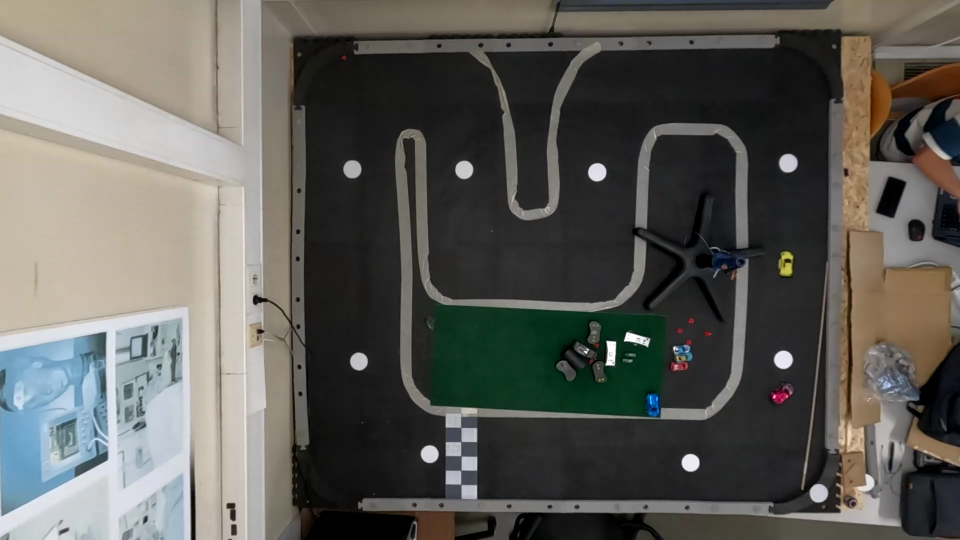
#> input picture src/Camera/images/linear/img_checkpoints.png, 1920 x 1080 px, found by its file name (shown at 1/2 size)
$ python test.py
#> lines starting #> are read from the running program, lines starting #| are printed output that depends on the picture; after the words box and inside, x2 and y2 are one past the last pixel; in counts of white or black regions, pixels touching at a corner belong together
import cv2
import numpy as np
import pandas as pd


#-------------This test.py serves as an aux to test some functions--------------------------------

def detect_cars(image):
    def detect_blue_cars(image):
        # Convert the image to HSV color space
        image_hsv = cv2.cvtColor(image, cv2.COLOR_BGR2HSV)

        # Define the lower and upper bounds for blue color in HSV
        lower_blue = np.array([90, 100, 100])
        upper_blue = np.array([120, 255, 255])

        # Create a mask using the specified range
        mask = cv2.inRange(image_hsv, lower_blue, upper_blue)

        # Perform morphological operations to clean up the mask
        kernel = np.ones((5, 5), np.uint8)
        mask = cv2.morphologyEx(mask, cv2.MORPH_CLOSE, kernel)

        # Find contours in the mask
        contours, _ = cv2.findContours(mask, cv2.RETR_EXTERNAL, cv2.CHAIN_APPROX_SIMPLE)

        # Filter contours based on area
        min_area = 500
        max_area = 1500
        filtered_contours = [cnt for cnt in contours if min_area < cv2.contourArea(cnt) < max_area]

        # Draw the filtered contours on the original image
        result = image.copy()
        cv2.drawContours(result, filtered_contours, -1, (0, 255, 0), 2)

        # Extract the centroid of the largest contour
        centroid = None
        max_contour_area = 0
        for cnt in filtered_contours:
            area = cv2.contourArea(cnt)
            if area > max_contour_area:
                moments = cv2.moments(cnt)
                if moments["m00"] != 0:
                    cX = int(moments["m10"] / moments["m00"])
                    cY = int(moments["m01"] / moments["m00"])
                    if 600 <= cX <= 1650 and cY > 85:  # Check if centroid is within the specified bounds
                        centroid = (cX, cY)
                        max_contour_area = area

        # Draw the centroid on the result image
        if centroid is not None:
            cv2.circle(result, centroid, 10, (255, 255, 255), -1)
            cv2.putText(result, "centroid", (centroid[0] - 25, centroid[1] - 25), cv2.FONT_HERSHEY_SIMPLEX, 1.0, (255, 255, 255), 2)


        return centroid, result

    def detect_red_cars(image):
        # Convert the image to HSV color space
        image_hsv = cv2.cvtColor(image, cv2.COLOR_BGR2HSV)

        '''# Define the lower and upper bounds for red color in HSV
        lower_red1 = np.array([0, 100, 100])
        upper_red1 = np.array([5, 255, 255])
        lower_red2 = np.array([175, 100, 100])
        upper_red2 = np.array([180, 255, 255])'''
        lower_yellow = np.array([20, 100, 100])   # Lower bound for yellow
        upper_yellow = np.array([30, 255, 255])   # Upper bound for yellow


        # Create masks using the specified ranges
        mask1 = cv2.inRange(image_hsv, lower_yellow, upper_yellow)
        #mask2 = cv2.inRange(image_hsv, lower_red2, upper_red2)


        # Perform morphological operations to clean up the mask
        kernel = np.ones((5, 5), np.uint8)
        mask1 = cv2.morphologyEx(mask1, cv2.MORPH_CLOSE, kernel)
        mask1 = cv2.morphologyEx(mask1, cv2.MORPH_OPEN, kernel)

        # Find contours in the mask
        contours, _ = cv2.findContours(mask1, cv2.RETR_EXTERNAL, cv2.CHAIN_APPROX_SIMPLE)

        # Filter contours based on area
        min_area = 500
        max_area = 1500
        filtered_contours = [cnt for cnt in contours if min_area < cv2.contourArea(cnt) < max_area]

        # Draw the filtered contours on the original image
        result = image.copy()
        cv2.drawContours(result, filtered_contours, -1, (0, 255, 0), 2)

        # Extract the centroid of the largest contour
        centroid = None
        max_contour_area = 0
        for cnt in filtered_contours:
            area = cv2.contourArea(cnt)
            if area > max_contour_area:
                moments = cv2.moments(cnt)
                if moments["m00"] != 0:
                    cX = int(moments["m10"] / moments["m00"])
                    cY = int(moments["m01"] / moments["m00"])
                    if 600 <= cX <= 1650 and cY > 85:  # Check if centroid is within the specified bounds
                        centroid = (cX, cY)
                        max_contour_area = area

        # Draw the centroid on the result image
        if centroid is not None:
            cv2.circle(result, centroid, 10, (255, 255, 255), -1)
            cv2.putText(result, "centroid", (centroid[0] - 25, centroid[1] - 25), cv2.FONT_HERSHEY_SIMPLEX, 1.0, (255, 255, 255), 2)

        return centroid, result

    def detect_pink_cars(image):
        # Convert the image to HSV color space
        image_hsv = cv2.cvtColor(image, cv2.COLOR_BGR2HSV)

        # Define the lower and upper bounds for pink color in HSV
        lower_pink1 = np.array([150, 50, 50])
        upper_pink1 = np.array([170, 255, 255])

        lower_pink2 = np.array([0, 50, 50])
        upper_pink2 = np.array([10, 255, 255])

        # Create masks using the specified ranges
        mask1 = cv2.inRange(image_hsv, lower_pink1, upper_pink1)
        mask2 = cv2.inRange(image_hsv, lower_pink2, upper_pink2)

        # Combine masks
        mask = cv2.bitwise_or(mask1, mask2)

        # Perform morphological operations to clean up the mask
        kernel = np.ones((5, 5), np.uint8)
        mask = cv2.morphologyEx(mask, cv2.MORPH_CLOSE, kernel)
        mask = cv2.morphologyEx(mask, cv2.MORPH_OPEN, kernel)

        # Find contours in the mask
        contours, _ = cv2.findContours(mask, cv2.RETR_EXTERNAL, cv2.CHAIN_APPROX_SIMPLE)

        # Filter contours based on area
        min_area = 500
        max_area = 2500
        filtered_contours = [cnt for cnt in contours if min_area < cv2.contourArea(cnt) < max_area]

        # Draw the filtered contours on the original image
        result = image.copy()
        cv2.drawContours(result, filtered_contours, -1, (0, 255, 0), 2)

        # Extract the centroid of the largest contour
        centroid = None
        max_contour_area = 0
        for cnt in filtered_contours:
            area = cv2.contourArea(cnt)
            if area > max_contour_area:
                moments = cv2.moments(cnt)
                if moments["m00"] != 0:
                    cX = int(moments["m10"] / moments["m00"])
                    cY = int(moments["m01"] / moments["m00"])
                    if 600 <= cX <= 1650 and 85 <= cY <= 990:  # Check if centroid is within the specified bounds
                        centroid = (cX, cY)
                        max_contour_area = area

        # Draw the centroid on the result image
        if centroid is not None:
            cv2.circle(result, centroid, 10, (255, 255, 255), -1)
            cv2.putText(result, "centroid", (centroid[0] - 25, centroid[1] - 25), cv2.FONT_HERSHEY_SIMPLEX, 1.0, (255, 255, 255), 2)

        return centroid, result


    def adjust_intensity(image, alpha=0.35, beta=0):
        # Perform intensity adjustment using alpha blending
        adjusted_image = cv2.convertScaleAbs(image, alpha=alpha, beta=beta)
        return adjusted_image

    # Detect blue cars
    blue_centroids, blue_result = detect_blue_cars(image)

    # Adjust intensity of blue result
    blue_result_adjusted = adjust_intensity(blue_result)

    # Detect red cars
    red_centroids, red_result = detect_red_cars(image)

    # Adjust intensity of red result
    red_result_adjusted = adjust_intensity(red_result)

    # Detect pink cars
    pink_centroids, pink_result = detect_pink_cars(image)

    # Adjust intensity of pink result
    pink_result_adjusted = adjust_intensity(pink_result)

    # Combine adjusted results
    combined_result = cv2.add(cv2.add(blue_result_adjusted, red_result_adjusted), pink_result_adjusted)

    # Combine centroids
    all_centroids = [blue_centroids, red_centroids, pink_centroids]

    return all_centroids, combined_result

def crop_img(image, x, y, h, w):
    cropped_img = image[y:y+h, x:x+w]
    return cropped_img

# [6 lines left out: function show_image, not called in this run]

def find_circle(img):
    # Convert image to gray
    gray = cv2.cvtColor(img, cv2.COLOR_BGR2GRAY)
    #show_image("Gray image", gray)

    # Adaptive thresholding for better binary conversion
    img_bin = cv2.adaptiveThreshold(gray, 255, cv2.ADAPTIVE_THRESH_GAUSSIAN_C, cv2.THRESH_BINARY, 11, 2)
    #show_image("Binary Image", img_bin)

    # Opening binary image to remove noise around the circles
    close_kernel = np.ones((3, 3), np.uint8)
    img_dilated = cv2.dilate(img_bin, close_kernel, iterations=1)
    img_closed = cv2.erode(img_dilated, close_kernel, iterations=1)
    #show_image("Opened Image", img_closed)

    # Find circles using Hough Circle Transform
    circles = cv2.HoughCircles(
        img_closed,
        cv2.HOUGH_GRADIENT,
        dp=1.0,
        minDist=50, # Adjusted minimum distance between circles
        param1=50,
        param2=25,
        minRadius=10, # Set a reasonable minimum radius
        maxRadius=30 # Set a reasonable maximum radius
    )

    # List to store the centers of the circles
    centers = []

    # If circles are detected, draw them on the original image and store the centers
    if circles is not None:
        circles = np.uint16(np.around(circles))
        for i in circles[0, :]:
            center = (i[0], i[1])
            centers.append(center)
            # Draw the outer circle
            cv2.circle(img, center, i[2], (0, 255, 0), 2)
            # Draw the center of the circle
            #cv2.circle(img, center, 2, (0, 0, 255), 3)

    return img, centers

image = cv2.imread("goProHero10/src/Camera/images/linear/img_checkpoints.png")
#> image is the input picture: shape (1080, 1920, 3); mean B, G, R 88.5, 93.5, 94.4
#image = crop_img(image, 600, 80, 1000, 1200)

circles, center= find_circle(image)
#> in find_circle, `img_bin = cv2.adaptiveThreshold(gray, 255, cv2.ADAPTIVE_THRESH_GAUSSIA..`:
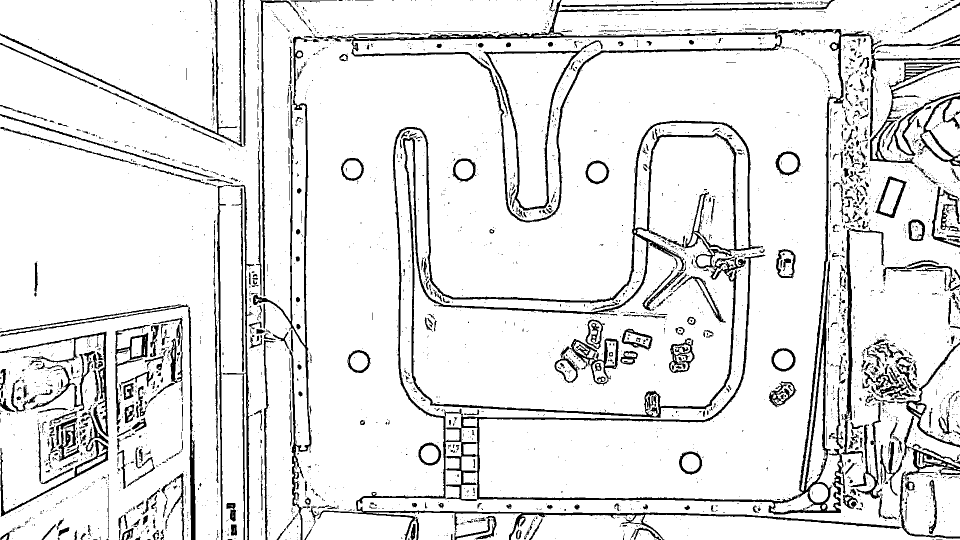
#> img_bin: shape (1080, 1920) (shown at 1/2 size); 89.4% white; 3836 black regions (3221 under 20 px), largest, box (x1, y1, x2, y2) and area: (634, 58, 1920, 1080) 57948, (673, 0, 1670, 445) 13357, (506, 74, 639, 1080) 8165
#> in find_circle, `circles = cv2.HoughCircles( img_closed, cv2.HOUGH_GRADIENT, dp=1.0, mi..`: circles = [[1193.5, 343.5, 23.3], [1636.5, 985.5, 18.8], [1576.5, 325.5, 18.5], [928.5, 339.5, 23.2], [1380.5, 924.5, 17.7], [1565.5, 718.5, 23], [859.5, 907.5, 17.4], [717.5, 723.5, 21.8], [703.5, 338.5, 18.3]]
#> in find_circle, `circles = np.uint16(np.around(circles))`: circles = [[1194, 344, 23], [1636, 986, 19], [1576, 326, 18], [928, 340, 23], [1380, 924, 18], [1566, 718, 23], [860, 908, 17], [718, 724, 22], [704, 338, 18]]
#> the loop in find_circle, `for i in circles[0, :]:` made 9 passes
#> after the loop in find_circle, `for i in circles[0, :]:`:
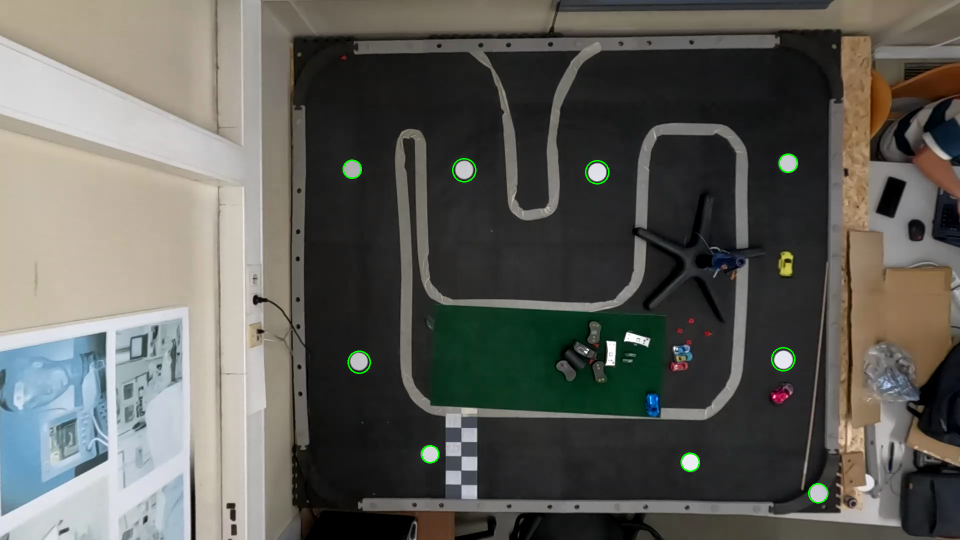
#> img: shape (1080, 1920, 3) (shown at 1/2 size); 0.17% of pixels changed, all inside (x1, y1, x2, y2) = (685, 307, 1657, 1007)
#> after the loop in find_circle, `for i in circles[0, :]:`: centers = [(1194, 344), (1636, 986), (1576, 326), (928, 340), (1380, 924), (1566, 718), (860, 908), (718, 724), (704, 338)]
#> center has the same summary as centers in find_circle
centroids, circles = detect_cars(image)
#> in detect_blue_cars, `contours, _ = cv2.findContours(mask, cv2.RETR_EXTERNAL, cv2.CHAIN_APPR..`: contours = 32 contours, 21 with area under 20; largest, box (x1, y1, x2, y2) and area: (0, 805, 152, 988) 13223, (0, 678, 184, 812) 6098, (1294, 789, 1318, 833) 860, (1356, 692, 1385, 721) 426, (188, 813, 197, 840) 122
#> in detect_blue_cars, `filtered_contours = [cnt for cnt in contours if min_area < cv2.contour..`: filtered_contours = 1 contour; box (x1, y1, x2, y2) and area: (1294, 789, 1318, 833) 860
#> the loop in detect_blue_cars, `for cnt in filtered_contours:` made 1 pass
#> (area, cX, cY, max_contour_area) on pass 1: (859.5, 1305, 809, 859.5)
#> after the loop in detect_blue_cars, `for cnt in filtered_contours:`: cX = 1305; cY = 809; max_contour_area = 859.5; moments = moments, m00 859.5, centre m10/m00, m01/m00 = (1305.7, 809.9)
#> in detect_cars, `blue_centroids, blue_result = detect_blue_cars(image)`: blue_centroids = (1305, 809)
#> in detect_red_cars, `contours, _ = cv2.findContours(mask1, cv2.RETR_EXTERNAL, cv2.CHAIN_APP..`: contours = 1 contour; box (x1, y1, x2, y2) and area: (1557, 504, 1584, 550) 816
#> in detect_red_cars, `filtered_contours = [cnt for cnt in contours if min_area < cv2.contour..`: filtered_contours has the same summary as contours
#> the loop in detect_red_cars, `for cnt in filtered_contours:` made 1 pass
#> (area, cX, cY, max_contour_area) on pass 1: (816, 1570, 527, 816)
#> after the loop in detect_red_cars, `for cnt in filtered_contours:`: cX = 1570; cY = 527; max_contour_area = 816; moments = moments, m00 816, centre m10/m00, m01/m00 = (1570, 527.6)
#> in detect_red_cars, `cv2.putText(result, "centroid", (centroid[0] - 25, centroid[1] - 25), ..`:
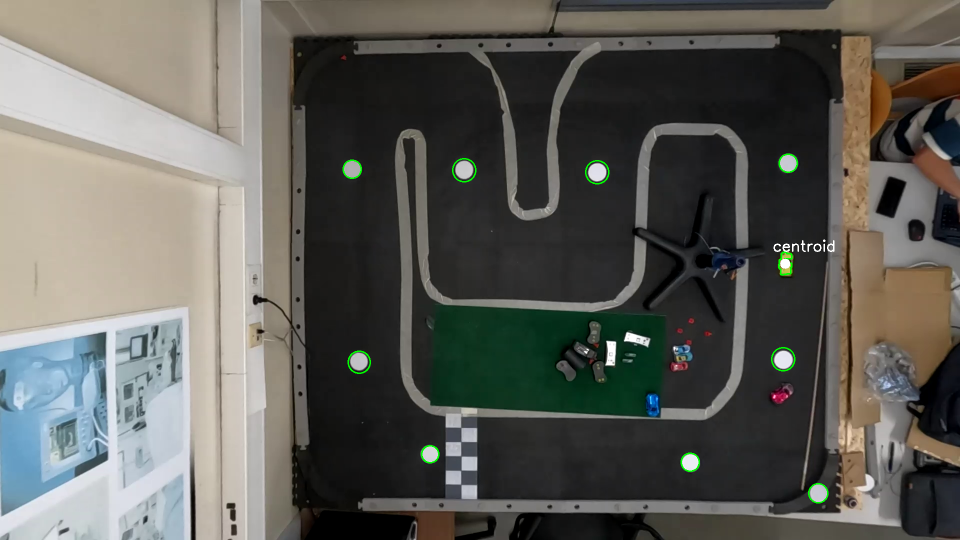
#> result: shape (1080, 1920, 3) (shown at 1/2 size); mean B, G, R 88.5, 94, 94.3
#> in detect_cars, `red_centroids, red_result = detect_red_cars(image)`: red_centroids = (1570, 527)
#> in detect_pink_cars, `mask = cv2.morphologyEx(mask, cv2.MORPH_OPEN, kernel)`:
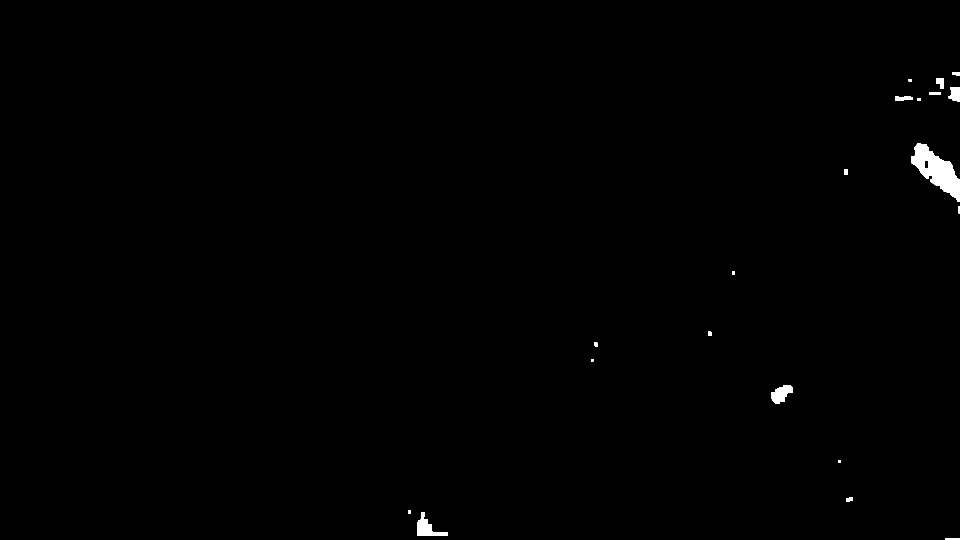
#> mask: shape (1080, 1920) (shown at 1/2 size); 0.46% white; 20 white regions
#> in detect_pink_cars, `contours, _ = cv2.findContours(mask, cv2.RETR_EXTERNAL, cv2.CHAIN_APPR..`: contours = 20 contours, 1 with area under 20; largest, box (x1, y1, x2, y2) and area: (1822, 287, 1920, 404) 5127, (834, 1024, 896, 1072) 1164, (1542, 770, 1586, 808) 938, (1897, 174, 1920, 203) 475, (1872, 156, 1888, 178) 234
#> in detect_pink_cars, `filtered_contours = [cnt for cnt in contours if min_area < cv2.contour..`: filtered_contours = 2 contours; box (x1, y1, x2, y2) and area: (834, 1024, 896, 1072) 1164, (1542, 770, 1586, 808) 938
#> the loop in detect_pink_cars, `for cnt in filtered_contours:` made 2 passes
#> (area, cX, cY, max_contour_area) on pass 2: (937.5, 1561, 787, 937.5)
#> after the loop in detect_pink_cars, `for cnt in filtered_contours:`: cX = 1561; cY = 787; max_contour_area = 937.5; moments = moments, m00 937.5, centre m10/m00, m01/m00 = (1562, 787.3)
#> in detect_cars, `pink_centroids, pink_result = detect_pink_cars(image)`: pink_centroids = (1561, 787)
#> in detect_cars, `all_centroids = [blue_centroids, red_centroids, pink_centroids]`: all_centroids = [(1305, 809), (1570, 527), (1561, 787)]
#> centroids = [(1305, 809), (1570, 527), (1561, 787)]

center = np.array(center)
#> center = [[1194, 344], [1636, 986], [1576, 326], [928, 340], [1380, 924], [1566, 718], [860, 908], [718, 724], [704, 338]]
#centroids = np.array(centroids)

cv2.circle(circles, center[0], 2, (0, 0, 255), 3) #red
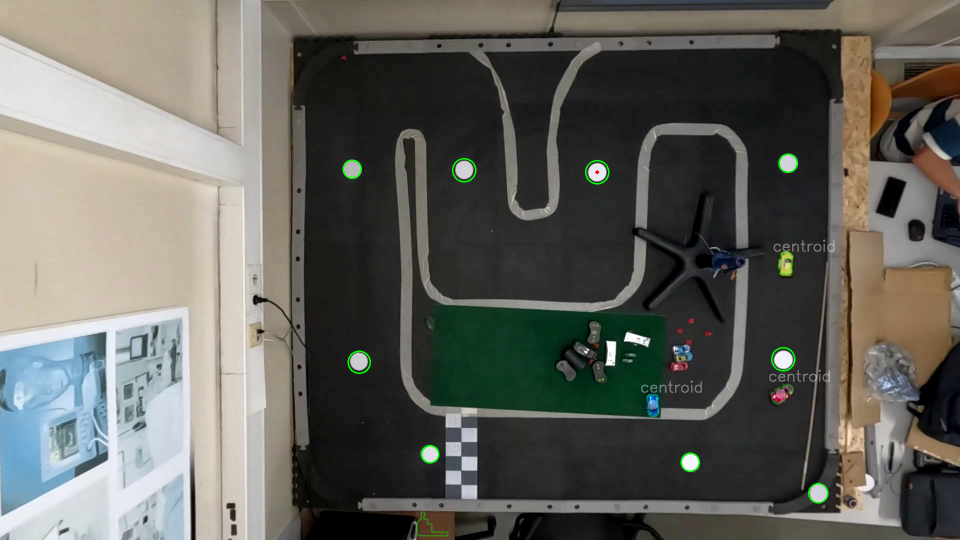
#> circles: shape (1080, 1920, 3) (shown at 1/2 size); mean B, G, R 92.8, 98.6, 99
cv2.circle(circles, center[1], 2, (255, 0, 0), 3) #blue
cv2.circle(circles, center[2], 2, (0, 255, 0), 3) #green
cv2.circle(circles, center[3], 2, (0, 0, 0), 3)   #black
cv2.circle(circles, center[4], 2, (255, 255, 255), 3) #white
cv2.circle(circles, center[5], 2, (0, 222, 255), 3) #yellow
cv2.circle(circles, center[6], 2, (230, 0, 255), 3) #pink
cv2.circle(circles, center[7], 2, (230, 255, 0), 3) #baby blue
cv2.circle(circles, center[8], 2, (0, 111, 255), 3) #orange


#Difference between car coordinates and Origin coordinates
#centroids_origin = centroids -  center

#Ratio of pixel to millimeter obtained in pixel2mm.py
px2mm = 0.6337807227544455

#center_cm = (center/px2mm)/10 #centimeter
#centroids_cm = (centroids_origin/px2mm)/10 #centimeter

'''print("Blue car: ", centroids_cm[0])
print("Yellow car: ", centroids_cm[1])
print("Pink car: ", centroids_cm[2])'''
circles_organized = np.array([center[6],
                              center[4],
                              center[5],
                              center[2],
                              center[0],
                              center[3],
                              center[8],
                              center[7],
                              center[1]])
#> circles_organized = [[860, 908], [1380, 924], [1566, 718], [1576, 326], [1194, 344], [928, 340], [704, 338], [718, 724], [1636, 986]]

print("Checkpoints:", circles_organized)
#| Checkpoints: [[ 860  908]
#|  [1380  924]
#|  [1566  718]
#> (further printed lines are left out)

im = cv2.resize(circles, (960, 540))
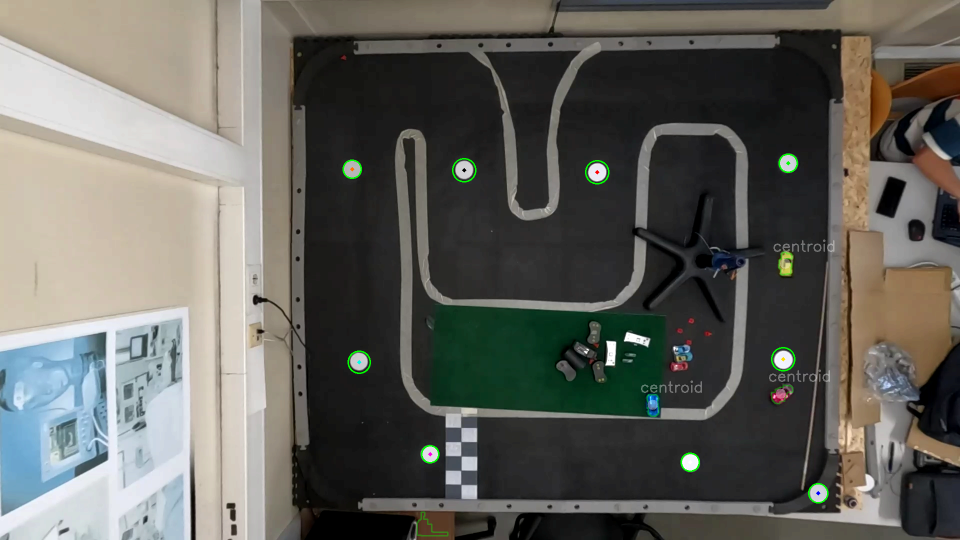
#> im: shape (540, 960, 3); mean B, G, R 92.9, 98.7, 99.1
cv2.imshow("Output", im)
cv2.waitKey(0)
cv2.destroyAllWindows()
